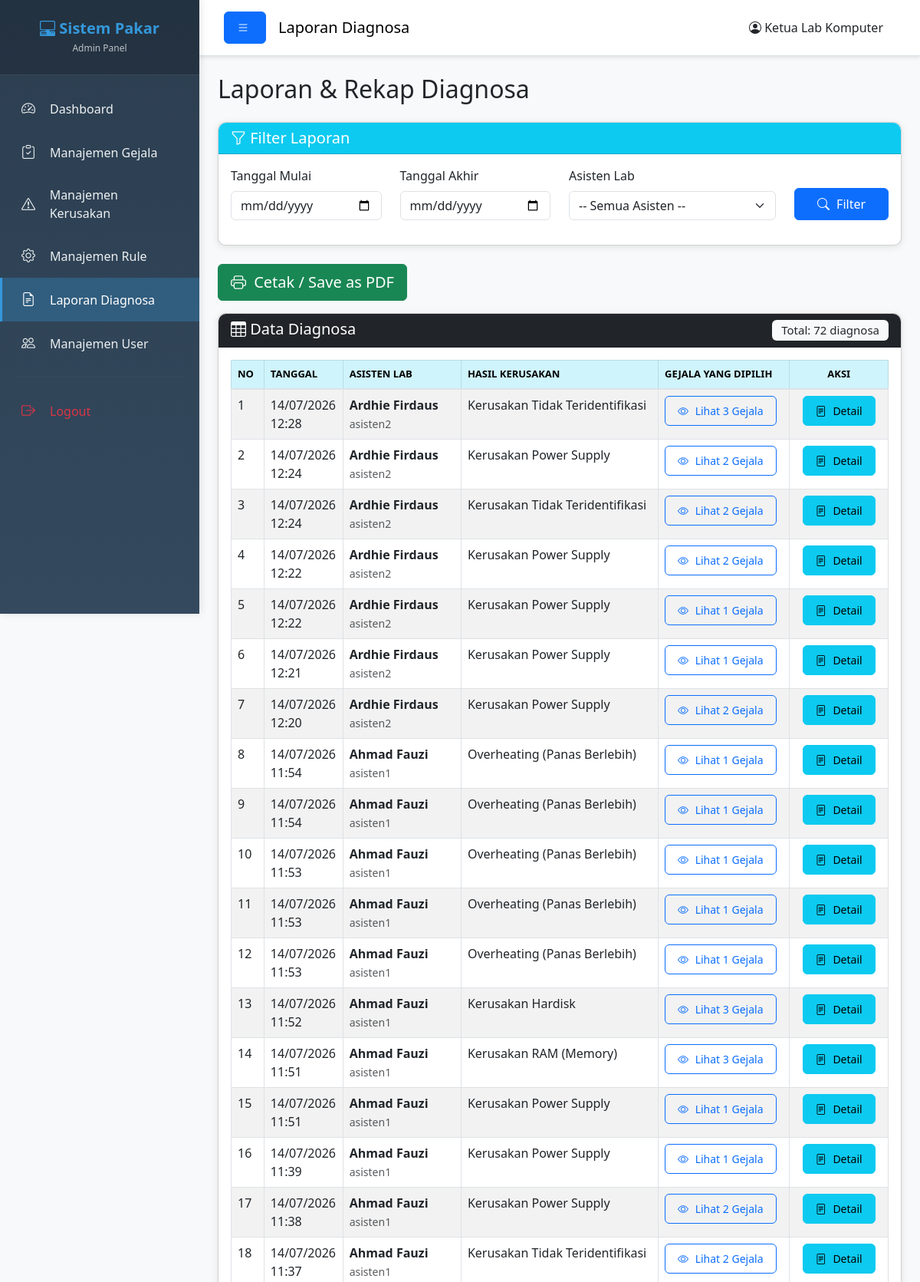
The app's page /Admin/laporan_diagnosa.php (signed in, upper part) with its own data.
### tables this page shows
CREATE TABLE `diagnosa` (
  `id_diagnosa` int(11) NOT NULL,
  `id_user` int(11) NOT NULL,
  `tanggal` datetime NOT NULL,
  `hasil_kerusakan` text NOT NULL
);

CREATE TABLE `users` (
  `id_user` int(11) NOT NULL,
  `username` varchar(50) NOT NULL,
  `password` varchar(255) NOT NULL,
  `role` enum('admin','asisten_lab') NOT NULL,
  `nama_lengkap` varchar(100) NOT NULL,
  `created_at` timestamp NOT NULL DEFAULT current_timestamp()
);

### Admin/laporan_diagnosa.php (the view, shortened to what this page needs)
<?php
$filter_tanggal_mulai = isset($_GET['tanggal_mulai']) ? $_GET['tanggal_mulai'] : '';
$filter_tanggal_akhir = isset($_GET['tanggal_akhir']) ? $_GET['tanggal_akhir'] : '';
$query = "SELECT d.*, u.nama_lengkap, u.username
          FROM diagnosa d
          INNER JOIN users u ON d.id_user = u.id_user
          WHERE 1=1";
$query .= " ORDER BY d.tanggal DESC";
$result_diagnosa = mysqli_query($koneksi, $query);
?>
<!DOCTYPE html>
<html lang="id">
<head>
    <link href="https://cdn.jsdelivr.net/npm/bootstrap@5.3.0/dist/css/bootstrap.min.css" rel="stylesheet">
    <link rel="stylesheet" href="https://cdn.jsdelivr.net/npm/bootstrap-icons@1.10.0/font/bootstrap-icons.css">
    <link rel="stylesheet" href="../Assets/css/style.css?v=20260713">
</head>
<body>
    <div class="wrapper">
        <?php include 'sidebar_admin.php'; ?>
        <div class="main-content">
            <nav class="navbar navbar-expand-lg navbar-light bg-white border-bottom">
                <div class="container-fluid">
                    <button class="btn btn-primary" id="sidebarToggle">
                        <i class="bi bi-list"></i>
                    </button>
                    <span class="navbar-brand mb-0 h1 ms-3">Laporan Diagnosa</span>
                    <div class="ms-auto">
                        <span class="me-3">
                            <i class="bi bi-person-circle"></i> <?php echo $_SESSION['nama_lengkap']; ?>
                        </span>
                    </div>
                </div>
            </nav>
            <div class="container-fluid p-4">
                <h2 class="mb-4">Laporan & Rekap Diagnosa</h2>
                <div class="card shadow mb-4">
                    <div class="card-header bg-info text-white">
                        <h5 class="mb-0"><i class="bi bi-funnel"></i> Filter Laporan</h5>
                    </div>
                    <div class="card-body">
                        <form method="GET" action="">
                            <div class="row">
                                <div class="col-md-3 mb-3">
                                    <label for="tanggal_mulai" class="form-label">Tanggal Mulai</label>
                                    <input type="date" class="form-control" id="tanggal_mulai"
                                           name="tanggal_mulai" value="<?php echo $filter_tanggal_mulai; ?>">
                                </div>
                                <div class="col-md-3 mb-3">
                                    <label for="tanggal_akhir" class="form-label">Tanggal Akhir</label>
                                    <input type="date" class="form-control" id="tanggal_akhir"
                                           name="tanggal_akhir" value="<?php echo $filter_tanggal_akhir; ?>">
                                </div>
                                <div class="col-md-4 mb-3">
                                    <label for="asisten" class="form-label">Asisten Lab</label>
                                    <select class="form-select" id="asisten" name="asisten">
                                        <option value="">-- Semua Asisten --</option>
                                    </select>
                                </div>
                                <div class="col-md-2 mb-3 d-flex align-items-end">
                                    <button type="submit" class="btn btn-primary w-100">
                                        <i class="bi bi-search"></i> Filter
                                    </button>
                                </div>
                            </div>
                        </form>
                    </div>
                </div>
                <div class="mb-3 no-print">
                    <button id="btnPrintAdmin" class="btn btn-success btn-lg">
                        <i class="bi bi-printer"></i> Cetak / Save as PDF
                    </button>
                </div>
                <div class="card shadow">
                    <div class="card-header bg-dark text-white">
                        <h5 class="mb-0">
                            <i class="bi bi-table"></i> Data Diagnosa
                            <span class="badge bg-light text-dark float-end">
                                Total: <?php echo mysqli_num_rows($result_diagnosa); ?> diagnosa
                            </span>
                        </h5>
                    </div>
                    <div class="card-body">
                        <div class="table-responsive">
                            <table class="table table-striped table-hover table-bordered">
                                <thead class="table-info">
                                    <tr>
                                        <th width="5%">No</th>
                                        <th width="12%">Tanggal</th>
                                        <th width="18%">Asisten Lab</th>
                                        <th width="30%">Hasil Kerusakan</th>
                                        <th width="20%">Gejala yang Dipilih</th>
                                        <th width="15%" class="text-center">Aksi</th>
                                    </tr>
                                </thead>
                                <tbody>
                                    <?php
                                    if (mysqli_num_rows($result_diagnosa) > 0):
                                        $no = 1;
                                        while($row = mysqli_fetch_assoc($result_diagnosa)):
                                            $id_diagnosa = $row['id_diagnosa'];
                                            $query_gejala = "SELECT g.kode_gejala, g.nama_gejala
                                                           FROM diagnosa_detail dd
                                                           INNER JOIN gejala g ON dd.id_gejala = g.id_gejala
                                                           WHERE dd.id_diagnosa = '$id_diagnosa'";
                                            $result_gejala = mysqli_query($koneksi, $query_gejala);
                                            $gejala_array = [];
                                            while($temp_gejala = mysqli_fetch_assoc($result_gejala)) {
                                                $gejala_array[] = $temp_gejala;
                                            }
                                            $gejala_count = count($gejala_array);
                                            $row['gejala_list'] = $gejala_array;
                                    ?>
                                    <tr>
                                        <td><?php echo $no++; ?></td>
                                        <td><?php echo date('d/m/Y H:i', strtotime($row['tanggal'])); ?></td>
                                        <td>
                                            <strong><?php echo htmlspecialchars($row['nama_lengkap']); ?></strong><br>
                                            <small class="text-muted"><?php echo htmlspecialchars($row['username']); ?></small>
                                        </td>
                                        <td>
                                            <?php
                                            $hasil = htmlspecialchars($row['hasil_kerusakan']);
                                            echo !empty($hasil) ? $hasil : '<em class="text-muted">Tidak ada hasil</em>';
                                            ?>
                                        </td>
                                        <td>
                                            <button type="button" class="btn btn-sm btn-outline-primary"
                                                    data-bs-toggle="modal"
                                                    data-bs-target="#modalGejala<?php echo $row['id_diagnosa']; ?>">
                                                <i class="bi bi-eye"></i> Lihat <?php echo $gejala_count; ?> Gejala
                                            </button>
                                        </td>
                                        <td class="text-center">
                                            <button type="button" class="btn btn-info btn-sm"
                                                    data-bs-toggle="modal"
                                                    data-bs-target="#modalDetail<?php echo $row['id_diagnosa']; ?>">
                                                <i class="bi bi-file-text"></i> Detail
                                            </button>
                                        </td>
                                    </tr>
                                    <?php
                                        endwhile;
                                    endif; ?>
                                </tbody>
                            </table>
                        </div>
                    </div>
                </div>
            </div>
        </div>
    </div>
</body>
</html>

### Assets/css/style.css (style rules this page uses)
* { margin: 0; padding: 0; box-sizing: border-box; }
body { font-family: "Segoe UI", Tahoma, Geneva, Verdana, sans-serif; background-color: #f8f9fa; }
.wrapper { display: flex; width: 100%; min-height: 100vh; }
.main-content { flex: 1; margin-left: 260px; transition: margin-left 0.3s ease, opacity 0.3s ease, transform 0.3s ease; background-color: #f8f9fa; }
.navbar { box-shadow: 0 2px 5px rgba(0, 0, 0, 0.1); padding: 15px 20px; }
.card { border-radius: 10px; margin-bottom: 20px; transition: transform 0.3s ease, box-shadow 0.3s ease; }
.card-header { border-radius: 10px 10px 0 0 !important; font-weight: 600; }
.table { margin-bottom: 0; }
.table thead th { font-weight: 600; text-transform: uppercase; font-size: 13px; border-bottom: 2px solid #dee2e6; }
.btn { border-radius: 6px; padding: 8px 16px; font-weight: 500; transition: all 0.3s ease; }
.btn i { margin-right: 5px; }
.badge { padding: 6px 12px; font-weight: 500; border-radius: 6px; }
.shadow { box-shadow: 0 2px 10px rgba(0, 0, 0, 0.1) !important; }

### records on screen
diagnosa: tanggal "14/07/2026 12:28", id_user.nama_lengkap "Ardhie Firdaus", id_user.username "asisten2", hasil_kerusakan "Kerusakan Tidak Teridentifikasi", gejala_count "3"
diagnosa: tanggal "14/07/2026 12:24", id_user.nama_lengkap "Ardhie Firdaus", id_user.username "asisten2", hasil_kerusakan "Kerusakan Power Supply", gejala_count "2"
diagnosa: tanggal "14/07/2026 12:24", id_user.nama_lengkap "Ardhie Firdaus", id_user.username "asisten2", hasil_kerusakan "Kerusakan Tidak Teridentifikasi", gejala_count "2"
diagnosa: tanggal "14/07/2026 12:22", id_user.nama_lengkap "Ardhie Firdaus", id_user.username "asisten2", hasil_kerusakan "Kerusakan Power Supply", gejala_count "2"
diagnosa: tanggal "14/07/2026 12:22", id_user.nama_lengkap "Ardhie Firdaus", id_user.username "asisten2", hasil_kerusakan "Kerusakan Power Supply", gejala_count "1"
diagnosa: tanggal "14/07/2026 12:21", id_user.nama_lengkap "Ardhie Firdaus", id_user.username "asisten2", hasil_kerusakan "Kerusakan Power Supply", gejala_count "1"
diagnosa: tanggal "14/07/2026 12:20", id_user.nama_lengkap "Ardhie Firdaus", id_user.username "asisten2", hasil_kerusakan "Kerusakan Power Supply", gejala_count "2"
diagnosa: tanggal "14/07/2026 11:54", id_user.nama_lengkap "Ahmad Fauzi", id_user.username "asisten1", hasil_kerusakan "Overheating (Panas Berlebih)", gejala_count "1"
diagnosa: tanggal "14/07/2026 11:54", id_user.nama_lengkap "Ahmad Fauzi", id_user.username "asisten1", hasil_kerusakan "Overheating (Panas Berlebih)", gejala_count "1"
diagnosa: tanggal "14/07/2026 11:53", id_user.nama_lengkap "Ahmad Fauzi", id_user.username "asisten1", hasil_kerusakan "Overheating (Panas Berlebih)", gejala_count "1"
diagnosa: tanggal "14/07/2026 11:53", id_user.nama_lengkap "Ahmad Fauzi", id_user.username "asisten1", hasil_kerusakan "Overheating (Panas Berlebih)", gejala_count "1"
diagnosa: tanggal "14/07/2026 11:53", id_user.nama_lengkap "Ahmad Fauzi", id_user.username "asisten1", hasil_kerusakan "Overheating (Panas Berlebih)", gejala_count "1"
diagnosa: tanggal "14/07/2026 11:52", id_user.nama_lengkap "Ahmad Fauzi", id_user.username "asisten1", hasil_kerusakan "Kerusakan Hardisk", gejala_count "3"
diagnosa: tanggal "14/07/2026 11:51", id_user.nama_lengkap "Ahmad Fauzi", id_user.username "asisten1", hasil_kerusakan "Kerusakan RAM (Memory)", gejala_count "3"
diagnosa: tanggal "14/07/2026 11:51", id_user.nama_lengkap "Ahmad Fauzi", id_user.username "asisten1", hasil_kerusakan "Kerusakan Power Supply", gejala_count "1"
diagnosa: tanggal "14/07/2026 11:39", id_user.nama_lengkap "Ahmad Fauzi", id_user.username "asisten1", hasil_kerusakan "Kerusakan Power Supply", gejala_count "1"
diagnosa: tanggal "14/07/2026 11:38", id_user.nama_lengkap "Ahmad Fauzi", id_user.username "asisten1", hasil_kerusakan "Kerusakan Power Supply", gejala_count "2"
diagnosa: tanggal "14/07/2026 11:37", id_user.nama_lengkap "Ahmad Fauzi", id_user.username "asisten1", hasil_kerusakan "Kerusakan Tidak Teridentifikasi", gejala_count "2"

### other values on screen
$_SESSION['nama_lengkap'] "Ketua Lab Komputer"
mysqli_num_rows($result_diagnosa) "72"
